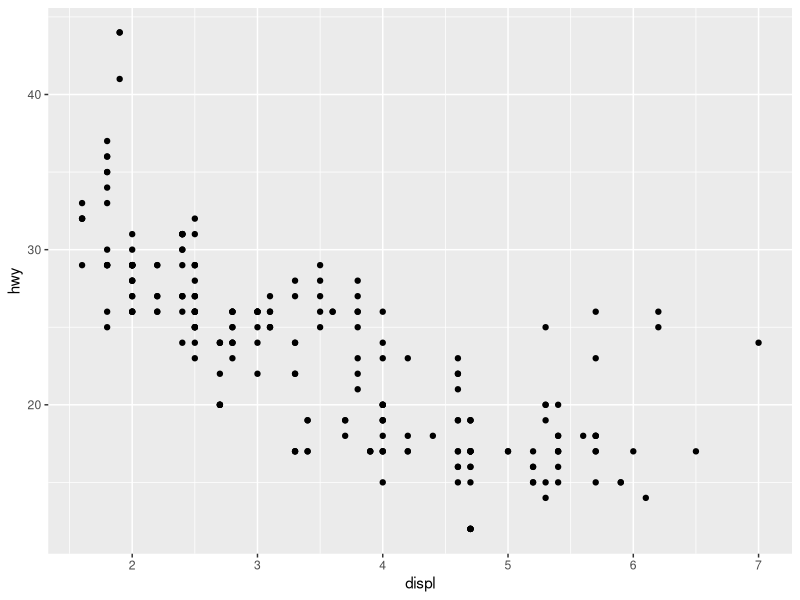
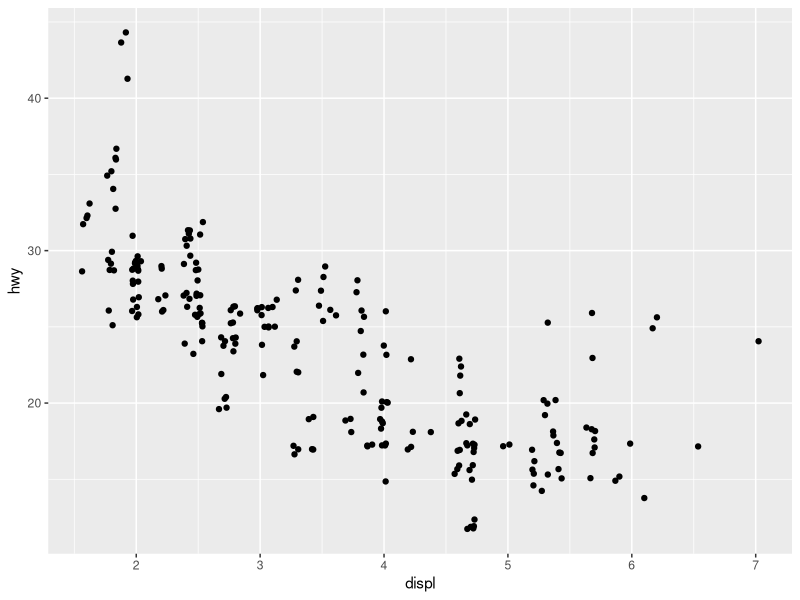
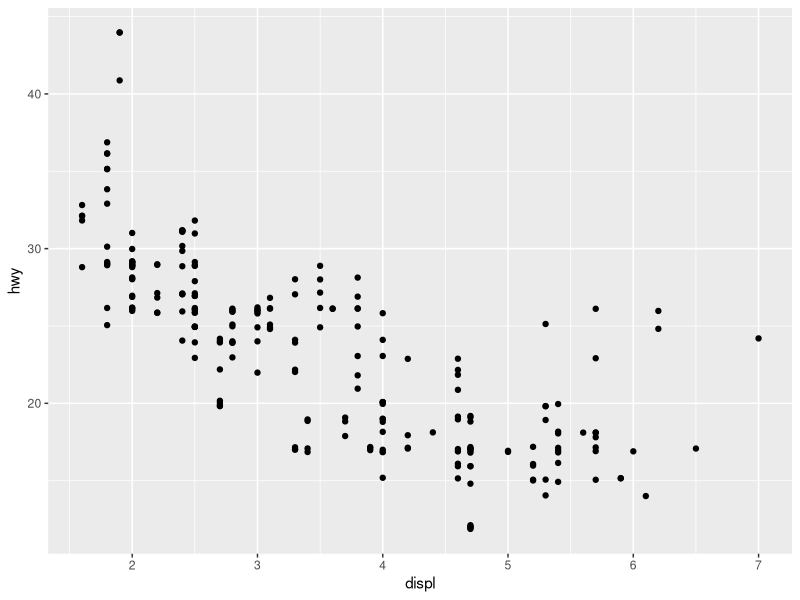
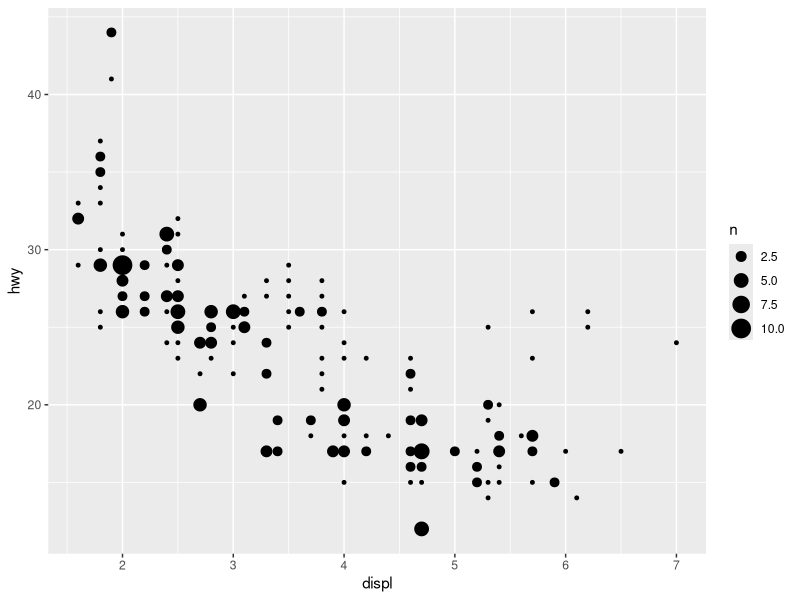
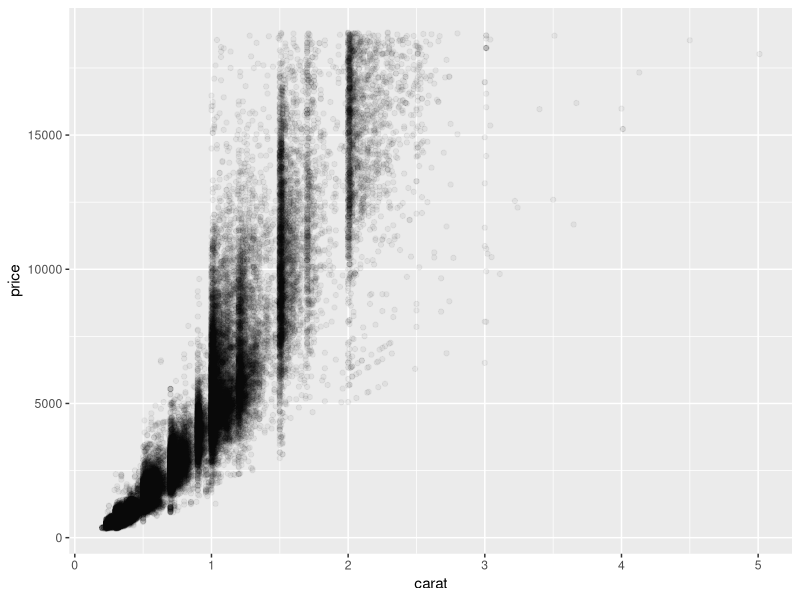
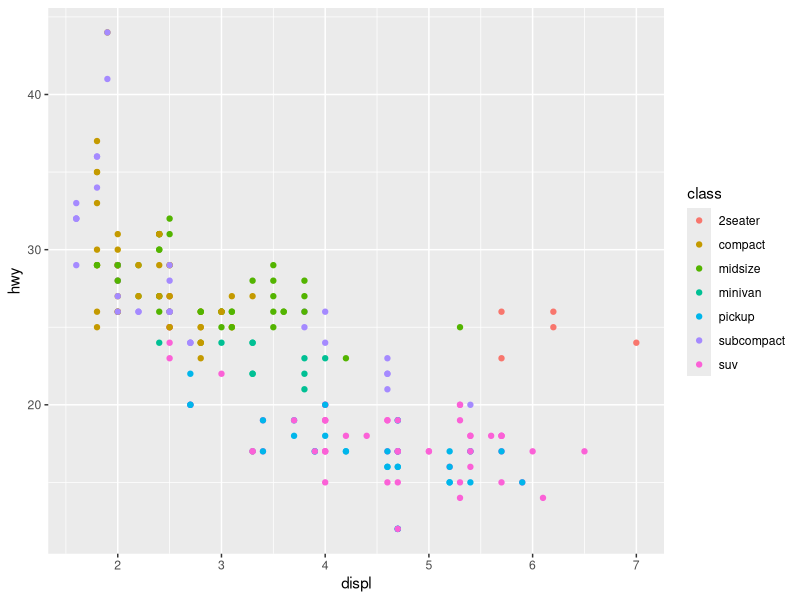
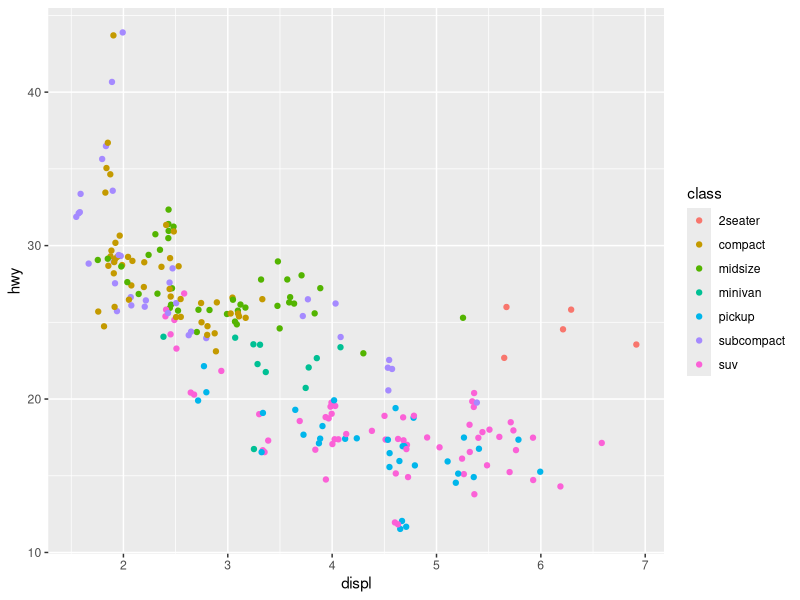
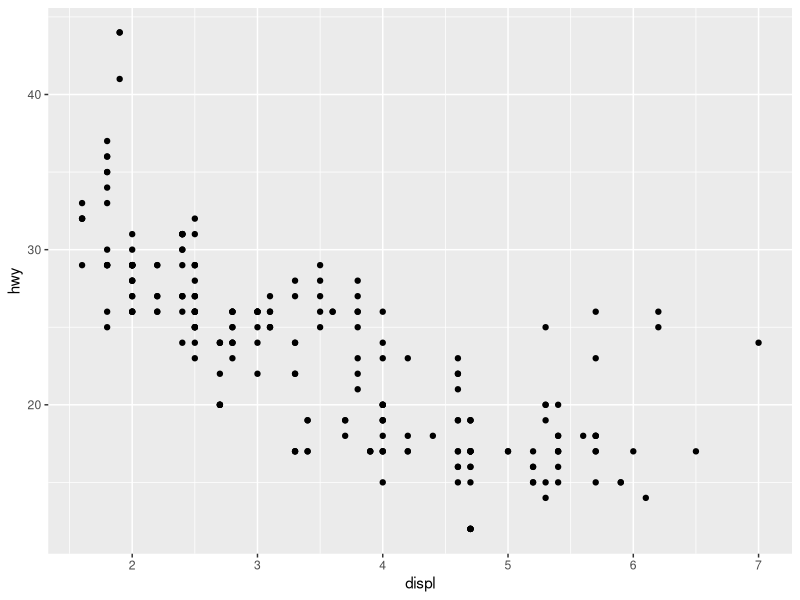

Source code (R) for these figures, in order: (Note: this script raises an error after producing the figures.)
## ---- chunk 1
# knitr options
knitr::opts_chunk$set(echo = TRUE)
## ---- chunk 2
library(tidyverse)
## ---- chunk 3
## NOTE: No need to modify! Just example code
mpg %>% 
  ggplot(mapping = aes(x = displ, y = hwy)) +
  geom_point()
## ---- chunk 4
## NOTE: No need to modify! Just example code
mpg %>% 
  ggplot(mapping = aes(x = displ, y = hwy)) +
  geom_jitter()
  #geom_point()
## ---- chunk 5
## TASK: Adjust the jittering to be 0 in the horizontal direction
mpg %>% 
  ggplot(mapping = aes(x = displ, y = hwy)) +
  geom_jitter(
    width = 0,
    height = 0.2,
  )
## ---- chunk 6
## NOTE: No need to modify! Just example code
mpg %>% 
  ggplot(mapping = aes(x = displ, y = hwy)) +
  geom_count()
## ---- chunk 7
## NOTE: No need to modify! Just example code
diamonds %>% 
  ggplot(aes(x = carat, y = price)) +
  geom_point(alpha = 1/20)
## ---- chunk 8
mpg %>% 
  ggplot(aes(x = displ, y = hwy, color = class)) +
  geom_point()
## ---- chunk 9
## TASK: Color each point by vehicle `class`
mpg %>% 
  ggplot(mapping = aes(
    x = displ,
    y = hwy,
    color = class
  )) +
  geom_jitter(width = 0.1, height = 0.5)
## ---- chunk 10
## NOTE: No need to modify! Just example code
ggplot(
  data = mpg,
  mapping = aes(x = displ, y = hwy)
) +
  geom_point()
## ---- chunk 11
## NOTE: No need to modify! Just example code
ggplot(
  mpg,
  aes(x = displ, y = hwy)
) +
  geom_point()
## ---- chunk 12
## NOTE: No need to modify! Just example code
mpg%>%
ggplot(aes(displ, hwy)) +
  geom_point()
## ---- chunk 13
## NOTE: No need to modify! Just example code
ggplot(mpg, aes(x = displ)) +
  geom_point(aes(y = hwy, color = "hwy")) +
  geom_point(aes(y = cty, color = "cty")) +
  labs(y = "mpg")
## ---- chunk 14
## TODO: Use df_annotate below to add text labels to the scatterplot
df_annotate <-
  mpg %>%
  group_by(class) %>%
  summarize(
    displ = mean(displ),
    hwy = mean(hwy)
  )

mpg %>%
  ggplot(aes(displ, hwy)) +
  geom_point(aes(color = class)) + 
  geom_label_repel(
    data = df_annotate,
    aes(label = class)
  )
## ---- chunk 15
## NOTE: No need to modify! Just analyze the scatterplot
mpg %>%
  pivot_longer(names_to = "source", values_to = "mpg", c(hwy, cty)) %>%
  ggplot(aes(displ, mpg, color = source)) +
  geom_point() +
  scale_color_discrete(name = "Mileage Type") +
  labs(
    x = "Engine displacement (liters)",
    y = "Mileage (mpg)"
  )
## ---- chunk 16
economics %>%
  filter(date > lubridate::ymd("2010-01-01")) %>%
  ggplot(aes(date, pop)) +
  geom_col()
## ---- chunk 17
economics %>%
  filter(date > lubridate::ymd("2010-01-01")) %>%
  ggplot(aes(date, pop)) +
  geom_point()
## ---- chunk 18
economics %>%
  mutate(pop_delta = pop - lag(pop)) %>%
  filter(date > lubridate::ymd("2005-01-01")) %>%
  ggplot(aes(date, pop_delta)) +
  geom_col()
## ---- chunk 19
economics %>%
  mutate(pop_delta = pop - lag(pop)) %>%
  filter(date > lubridate::ymd("2005-01-01")) %>%
  ggplot(aes(date, pop_delta)) +
  geom_point()
